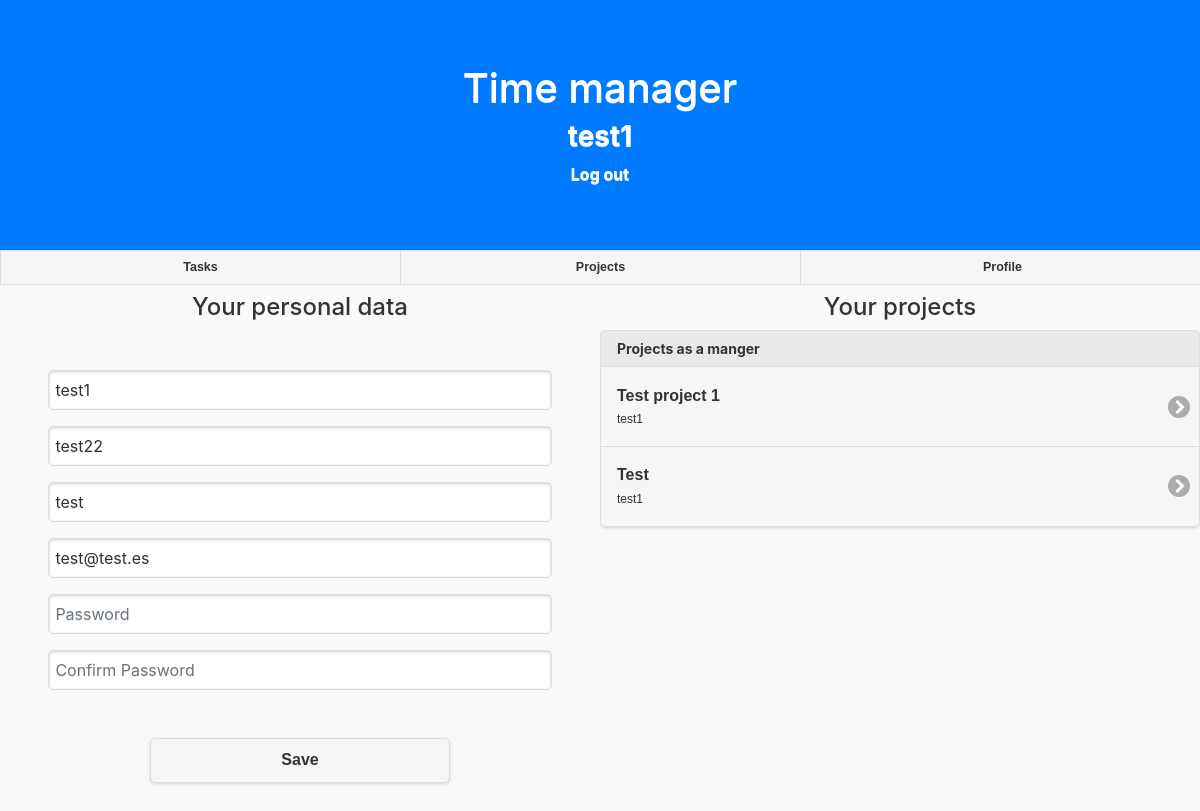
/profile (signed in), run on the app's committed database.
### timetracker/models.py (models this page shows)
class User(AbstractUser):
    name=models.CharField(max_length=128,default='')
    surname=models.CharField(max_length=128,default='')
    pass

class Project(models.Model):
    manager=models.ForeignKey(User, on_delete=models.CASCADE)
    name=models.CharField(max_length=128)

### timetracker/views.py (the view)
# urls.py: path("profile",views.profile_view,name="profile"),
def profile_view(request):
    if request.user.is_authenticated:
        users=User.objects.exclude(username=request.user.username)
        projects_manager=Project.objects.filter(manager=request.user)
        projects=UserProjects.objects.filter(worker=request.user,manager=False)
        return render(request, "timetracker/profile.html",{
                "projects_manager":projects_manager,
                "projects":projects,
                "users":users
            })
    else:
        return HttpResponseRedirect(reverse("login"))

### timetracker/templates/timetracker/profile.html
{% extends "timetracker/layout.html" %} {% load static %}{% block body %}
<div class="ui-grid-a">
    <div class="ui-block-a">
        {% include 'timetracker/forms/form_profile.html' %}
    </div>
    <div class="ui-block-b">
        {% include 'timetracker/lists/list_projects.html' %}
    </div>
</div>
{% endblock %}

### timetracker/templates/timetracker/layout.html (shortened to what this page needs)
{% load static %}
<!DOCTYPE html>
<html lang="es">
<head>
    <link type="text/css" href="{% static 'timetracker/styles.css' %}" rel="stylesheet">
    <link type="text/css" href="{% static 'timetracker/jquery.mobile-1.4.5/jquery.mobile-1.4.5.min.css' %}" rel="stylesheet">
    <link type="text/css" href="{% static 'timetracker/jquery.mobile-1.4.5/jquery.mobile.icons-1.4.5.min.css' %}" rel="stylesheet">
    <link type="text/css" href="{% static 'timetracker/bootstrap.min.css' %}" rel="stylesheet">
</head>
<body>
    <div data-role="page">
        <div class="jumbotron text-white bg-primary m-0 rounded-0">
            <h1 class="text-center " onclick="window.open('index','_top')"> Time manager</h1>
            {% if user.is_authenticated%}
            <h3 class="text-center text-white"><a class="text-white" href="#"> {{request.user}}</a></h3>
            <div class="text-center text-white">
                <a class="text-white" href="{% url 'logout' %}" target="_top"> Log out</a>
            </div>
            {% else%} {% if not login%}
            <div class="text-center text-white">
                <a class="mr-5 text-white" href="{% url 'login' %}" target="_top"> Log in</a>
                <a class="text-white" href="{% url 'register' %}" target="_top"> Register</a>
            </div>{%endif%}{%endif%}
        </div>
        {% if not login%}
        <div data-role="navbar" class="ui-content p-0">
            <ul>
                <li><a href="{% url 'index' %}" target="_top">Tasks</a></li>
                <li><a href="{% url 'project' %}" target="_top">Projects</a></li>
                <li><a href="{% url 'profile' %}" target="_top">Profile</a></li>
            </ul>
        </div>
        {%endif%} {% block body %} {% endblock %}
    </div>
</body>
</html>

### timetracker/templates/timetracker/forms/form_profile.html (shortened to what this page needs)
<h4 class="text-center m-2">Your personal data</h4>
<div class="m-5">
    <form action="{% url 'modify_profile' %}" method="post">
        <div class="form-group">
            <input autofocus class="form-control" type="text" name="username" placeholder="Username" value='{{ request.user.username }}'>
        </div>
        <div class="form-group">
            <input class="form-control" type="text" name="name" placeholder="Name" value='{{ request.user.name }}'>
        </div>
        <div class="form-group">
            <input class="form-control" type="text" name="surname" placeholder="Surname" value='{{ request.user.surname }}'>
        </div>
        <div class="form-group">
            <input class="form-control" type="email" name="email" placeholder="Email Address" value='{{ request.user.email }}'>
        </div>
        <div class="form-group">
            <input class="form-control" type="password" name="password" placeholder="Password">
        </div>
        <div class="form-group">
            <input class="form-control" type="password" name="confirmation" placeholder="Confirm Password">
        </div>
        <div class="mx-auto my-5" style="max-width: 300px;">
            <input class="btn btn-primary" type="submit" value="Save">
        </div>
    </form>
</div>

### timetracker/templates/timetracker/lists/list_projects.html (shortened to what this page needs)
<h4 class="text-center m-2">
    Your projects
</h4>
<div class="projects_list">
    <ul data-role="listview" data-inset="true">
        {% if projects_manager%}
        <li data-role="list-divider">Projects as a manger</li>
        {%endif%} {% for project in projects_manager%}
        <li>
            <a href="/edit_project/{{project.id}}" target="_top">
                <h5>{{project.name}}</h5>
                <p>{{project.manager}}</p>
            </a>
        </li>
        {%endfor%}
    </ul>
</div>

### timetracker/static/timetracker/styles.css (style rules this page uses)
.ui-content { padding: 0%; }
.projects_list { height: 60vh; overflow: scroll; }

### data on the page
User: user "test1", username "test1", name "test22", surname "test", email "test@test.es"
Project: name "Test project 1", manager "test1"
Project: name "Test", manager "test1"
